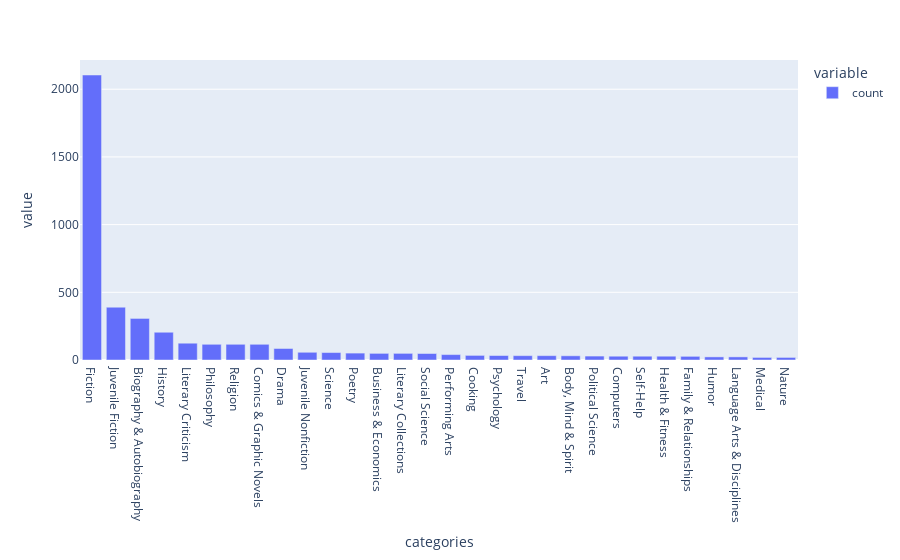

Notebook code cell kept with this figure:
### Code cell
import plotly_express as px
import pandas as pd

cleaned_df = pd.read_csv('../artifacts/datasets/books_cleaned.csv')

px.bar(cleaned_df.categories.value_counts()[:30])

### Figure 1 — Plotly figure (JSON) as saved in the notebook; plotly's stock layout.template omitted (floating-point values rounded to 4 significant figures)
{"data": [{"hovertemplate": "variable=count<br>categories=%{x}<br>value=%{y}<extra></extra>", "legendgroup": "count", "marker": {"color": "#636efa", "pattern": {"shape": ""}}, "name": "count", "orientation": "v", "showlegend": true, "textposition": "auto", "type": "bar", "x": ["Fiction", "Juvenile Fiction", "Biography & Autobiography", "History", "Literary Criticism", "Philosophy", "Religion", "Comics & Graphic Novels", "Drama", "Juvenile Nonfiction", "Science", "Poetry", "Business & Economics", "Literary Collections", "Social Science", "Performing Arts", "Cooking", "Psychology", "Travel", "Art", "Body, Mind & Spirit", "Political Science", "Computers", "Self-Help", "Health & Fitness", "Family & Relationships", "Humor", "Language Arts & Disciplines", "Medical", "Nature"], "xaxis": "x", "y": [2105, 390, 307, 205, 124, 116, 116, 116, 85, 57, 55, 51, 49, 49, 48, 40, 34, 33, 32, 32, 31, 29, 28, 28, 28, 27, 23, 23, 19, 19], "yaxis": "y"}], "layout": {"barmode": "relative", "legend": {"title": {"text": "variable"}, "tracegroupgap": 0}, "margin": {"t": 60}, "xaxis": {"anchor": "y", "domain": [0, 1], "title": {"text": "categories"}}, "yaxis": {"anchor": "x", "domain": [0, 1], "title": {"text": "value"}}}}
